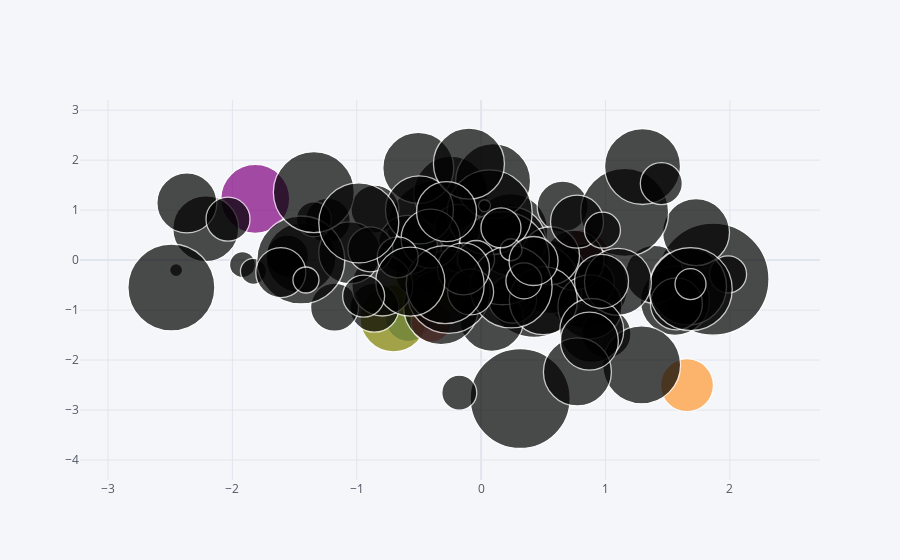

Notebook code for this chart:
### Code cell
df.iplot(kind='bubble',x= "A", y="B",size="C")
